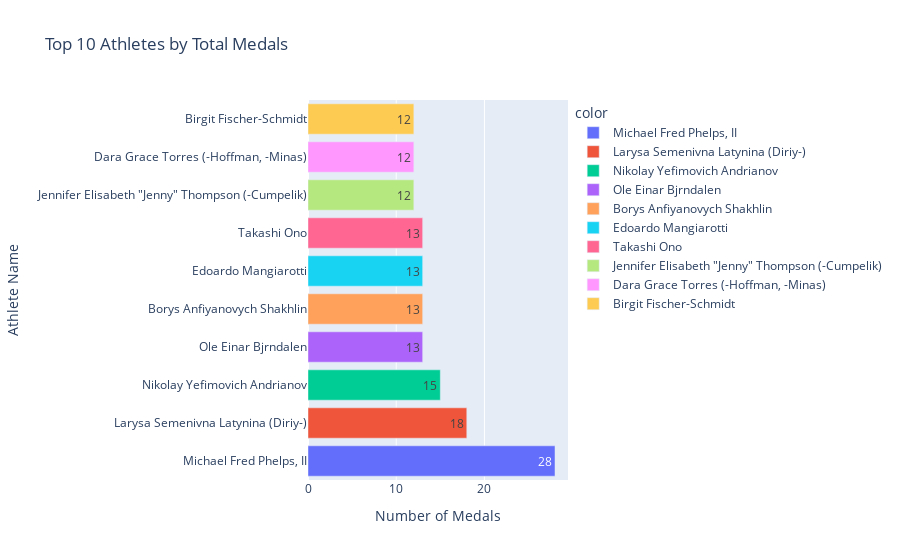
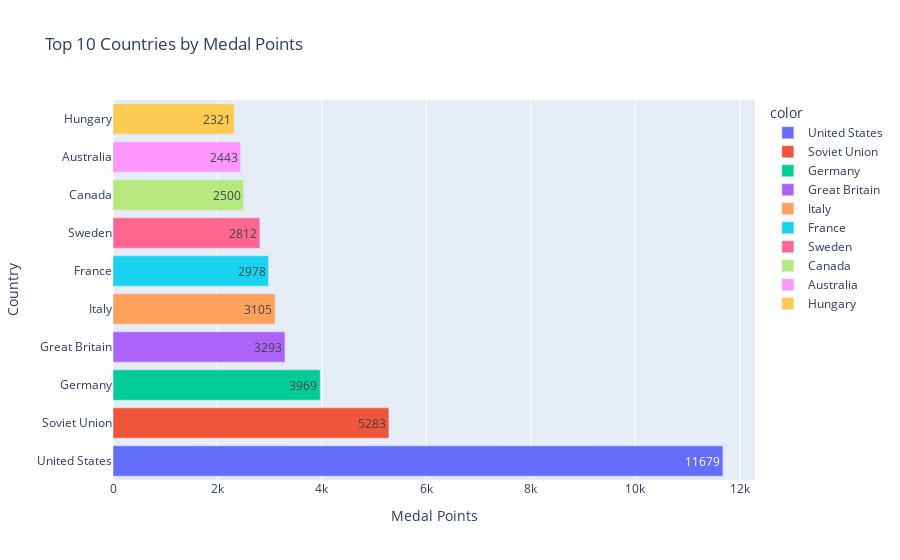
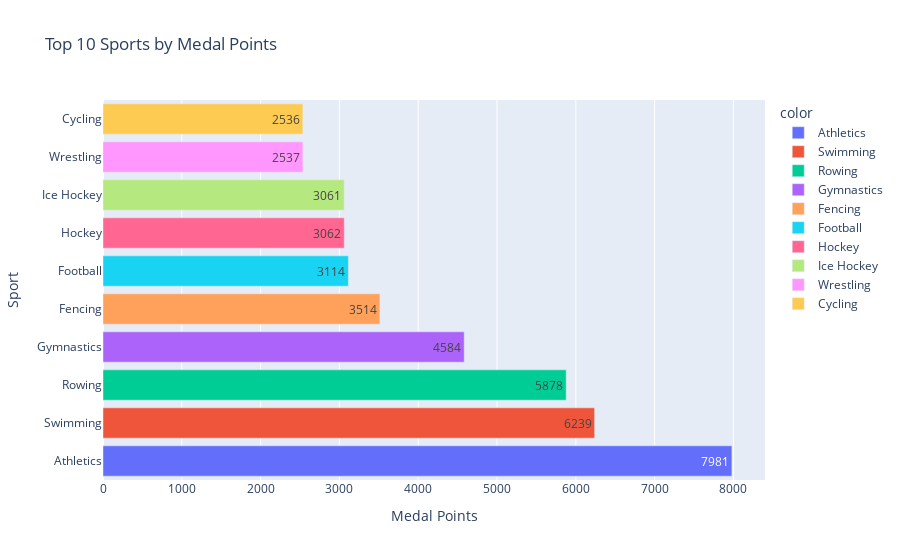
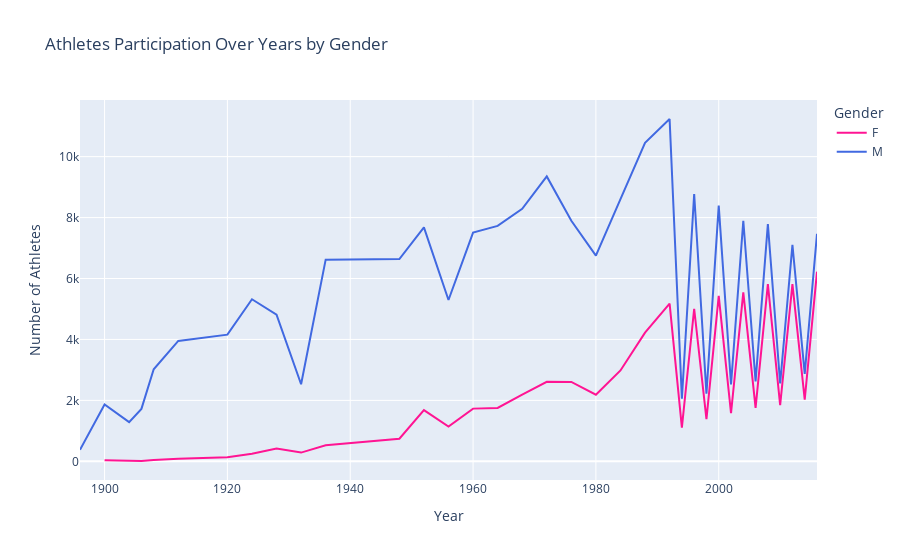

Source (notebook cell) for these figures, in order:
### Code cell
# ===========================
# IMPORT LIBRARIES
# ===========================

import pandas as pd
import plotly.express as px

# ===========================
# 1️) LOAD CLEANED DATASET
# ===========================

file_path = r"E:\data\athlete_events.csv"   # my ecxel file path 
df = pd.read_csv(file_path)                 # data frame -> df is like an Excel sheet inside Python

df = df.drop_duplicates().copy()            # removes repeated rows and craetes a 

df['Age'] = df['Age'].fillna(df['Age'].median())     # finds the missing values and replaces them with median age
df['Height'] = df['Height'].fillna(df['Height'].median())   # missing height to median height
df['Weight'] = df['Weight'].fillna(df['Weight'].median())   # missing weight to median weight
df['Medal'] = df['Medal'].fillna("None")                    # replaces the missing medals to None

# ===========================
# 2️) CREATE HELPER COLUMNS
# ===========================
                                    # here comaprison of ages is done 
def age_group(age):
    if age < 18:
        return "Teen"
    elif age <= 25:
        return "Young"
    elif age <= 30:
        return "Prime"
    elif age <= 40:
        return "Experienced"
    else:
        return "Veteran"

df['Age_Group'] = df['Age'].apply(age_group)        # creates column Age_group

medal_points = {'Gold': 3, 'Silver': 2, 'Bronze': 1, 'None': 0}   # dictionary mapping converting medals to numeric scores to calculate after
df['Medal_Points'] = df['Medal'].map(medal_points)

# ===========================
# 3️) TOP 10 ATHLETES BY MEDALS
# ===========================

athlete_medals = (
    df[df['Medal'] != 'None']      # Filters only medal winners
    .groupby('Name')['Medal']      # Groups data by athlete name
    .count()                       # Counts number of medals per athlete
    .sort_values(ascending=False)  # Sorts from highest to lowest
    .head(10)                      #Selects top 10 athletes
)

fig_athletes = px.bar(            # craetes horizontal bar graphh
    x=athlete_medals.values,
    y=athlete_medals.index,
    orientation='h',
    color=athlete_medals.index,    # uses different colors
    title="Top 10 Athletes by Total Medals",
    labels={'x': 'Number of Medals', 'y': 'Athlete Name'},
    text=athlete_medals.values      # shows text on bar graph
)
fig_athletes.show()       # displays the interactive chart

# the code or statement after these are worked similar the above ones

# ===========================
# 4️) TOP 10 COUNTRIES BY MEDAL POINTS
# ===========================

country_medals = (
    df[df['Medal'] != 'None']
    .groupby('Team')['Medal_Points']
    .sum()
    .sort_values(ascending=False)
    .head(10)
)

fig_countries = px.bar(
    x=country_medals.values,
    y=country_medals.index,
    orientation='h',
    color=country_medals.index,
    title="Top 10 Countries by Medal Points",
    labels={'x': 'Medal Points', 'y': 'Country'},
    text=country_medals.values
)
fig_countries.show()

# ===========================
# 5️) TOP 10 SPORTS BY MEDAL POINTS
# ===========================

sport_medals = (
    df[df['Medal'] != 'None']
    .groupby('Sport')['Medal_Points']
    .sum()
    .sort_values(ascending=False)
    .head(10)
)

fig_sports = px.bar(
    x=sport_medals.values,
    y=sport_medals.index,
    orientation='h',
    color=sport_medals.index,
    title="Top 10 Sports by Medal Points",
    labels={'x': 'Medal Points', 'y': 'Sport'},
    text=sport_medals.values
)
fig_sports.show()

# ===========================
# 6️) GENDER PARTICIPATION OVER YEARS
# ===========================

gender_year = (
    df.pivot_table(
        index='Year',
        columns='Sex',
        values='Name',
        aggfunc='count'
    )
    .reset_index()
)

fig_gender = px.line(
    gender_year,
    x='Year',
    y=['F', 'M'],
    title="Athletes Participation Over Years by Gender",
    labels={'value': 'Number of Athletes', 'variable': 'Gender'},
    color_discrete_map={
        'F': 'deeppink',
        'M': 'royalblue'
    }
)
fig_gender.show()

# ===========================
# 7️) AGE GROUP MEDAL POINTS
# ===========================

age_medals = (
    df[df['Medal'] != 'None']
    .groupby('Age_Group')['Medal_Points']
    .sum()
    .sort_index()
)

fig_age = px.bar(
    x=age_medals.index,
    y=age_medals.values,
    color=age_medals.index,
    title="Medal Points by Age Group",
    labels={'x': 'Age Group', 'y': 'Medal Points'},
    text=age_medals.values
)
fig_age.show()

# ===========================
# 8️) TOP 10 OLYMPIC CITIES BY MEDAL POINTS
# ===========================

city_medals = (
    df[df['Medal'] != 'None']
    .groupby('City')['Medal_Points']
    .sum()
    .sort_values(ascending=False)
    .head(10)
)

fig_city = px.bar(
    x=city_medals.values,
    y=city_medals.index,
    orientation='h',
    color=city_medals.index,
    title="Top 10 Olympic Cities by Medal Points",
    labels={'x': 'Medal Points', 'y': 'City'},
    text=city_medals.values
)
fig_city.show()

### Figure 1 — Plotly figure (JSON) as saved in the notebook; plotly's stock layout.template omitted (floating-point values rounded to 4 significant figures)
{"data": [{"hovertemplate": "color=Michael Fred Phelps, II<br>Number of Medals=%{x}<br>Athlete Name=%{y}<br>text=%{text}<extra></extra>", "legendgroup": "Michael Fred Phelps, II", "marker": {"color": "#636efa", "pattern": {"shape": ""}}, "name": "Michael Fred Phelps, II", "orientation": "h", "showlegend": true, "text": [28.0], "textposition": "auto", "type": "bar", "x": [28], "xaxis": "x", "y": ["Michael Fred Phelps, II"], "yaxis": "y"}, {"hovertemplate": "color=Larysa Semenivna Latynina (Diriy-)<br>Number of Medals=%{x}<br>Athlete Name=%{y}<br>text=%{text}<extra></extra>", "legendgroup": "Larysa Semenivna Latynina (Diriy-)", "marker": {"color": "#EF553B", "pattern": {"shape": ""}}, "name": "Larysa Semenivna Latynina (Diriy-)", "orientation": "h", "showlegend": true, "text": [18.0], "textposition": "auto", "type": "bar", "x": [18], "xaxis": "x", "y": ["Larysa Semenivna Latynina (Diriy-)"], "yaxis": "y"}, {"hovertemplate": "color=Nikolay Yefimovich Andrianov<br>Number of Medals=%{x}<br>Athlete Name=%{y}<br>text=%{text}<extra></extra>", "legendgroup": "Nikolay Yefimovich Andrianov", "marker": {"color": "#00cc96", "pattern": {"shape": ""}}, "name": "Nikolay Yefimovich Andrianov", "orientation": "h", "showlegend": true, "text": [15.0], "textposition": "auto", "type": "bar", "x": [15], "xaxis": "x", "y": ["Nikolay Yefimovich Andrianov"], "yaxis": "y"}, {"hovertemplate": "color=Ole Einar Bjrndalen<br>Number of Medals=%{x}<br>Athlete Name=%{y}<br>text=%{text}<extra></extra>", "legendgroup": "Ole Einar Bjrndalen", "marker": {"color": "#ab63fa", "pattern": {"shape": ""}}, "name": "Ole Einar Bjrndalen", "orientation": "h", "showlegend": true, "text": [13.0], "textposition": "auto", "type": "bar", "x": [13], "xaxis": "x", "y": ["Ole Einar Bjrndalen"], "yaxis": "y"}, {"hovertemplate": "color=Borys Anfiyanovych Shakhlin<br>Number of Medals=%{x}<br>Athlete Name=%{y}<br>text=%{text}<extra></extra>", "legendgroup": "Borys Anfiyanovych Shakhlin", "marker": {"color": "#FFA15A", "pattern": {"shape": ""}}, "name": "Borys Anfiyanovych Shakhlin", "orientation": "h", "showlegend": true, "text": [13.0], "textposition": "auto", "type": "bar", "x": [13], "xaxis": "x", "y": ["Borys Anfiyanovych Shakhlin"], "yaxis": "y"}, {"hovertemplate": "color=Edoardo Mangiarotti<br>Number of Medals=%{x}<br>Athlete Name=%{y}<br>text=%{text}<extra></extra>", "legendgroup": "Edoardo Mangiarotti", "marker": {"color": "#19d3f3", "pattern": {"shape": ""}}, "name": "Edoardo Mangiarotti", "orientation": "h", "showlegend": true, "text": [13.0], "textposition": "auto", "type": "bar", "x": [13], "xaxis": "x", "y": ["Edoardo Mangiarotti"], "yaxis": "y"}, {"hovertemplate": "color=Takashi Ono<br>Number of Medals=%{x}<br>Athlete Name=%{y}<br>text=%{text}<extra></extra>", "legendgroup": "Takashi Ono", "marker": {"color": "#FF6692", "pattern": {"shape": ""}}, "name": "Takashi Ono", "orientation": "h", "showlegend": true, "text": [13.0], "textposition": "auto", "type": "bar", "x": [13], "xaxis": "x", "y": ["Takashi Ono"], "yaxis": "y"}, {"hovertemplate": "color=Jennifer Elisabeth \"Jenny\" Thompson (-Cumpelik)<br>Number of Medals=%{x}<br>Athlete Name=%{y}<br>text=%{text}<extra></extra>", "legendgroup": "Jennifer Elisabeth \"Jenny\" Thompson (-Cumpelik)", "marker": {"color": "#B6E880", "pattern": {"shape": ""}}, "name": "Jennifer Elisabeth \"Jenny\" Thompson (-Cumpelik)", "orientation": "h", "showlegend": true, "text": [12.0], "textposition": "auto", "type": "bar", "x": [12], "xaxis": "x", "y": ["Jennifer Elisabeth \"Jenny\" Thompson (-Cumpelik)"], "yaxis": "y"}, {"hovertemplate": "color=Dara Grace Torres (-Hoffman, -Minas)<br>Number of Medals=%{x}<br>Athlete Name=%{y}<br>text=%{text}<extra></extra>", "legendgroup": "Dara Grace Torres (-Hoffman, -Minas)", "marker": {"color": "#FF97FF", "pattern": {"shape": ""}}, "name": "Dara Grace Torres (-Hoffman, -Minas)", "orientation": "h", "showlegend": true, "text": [12.0], "textposition": "auto", "type": "bar", "x": [12], "xaxis": "x", "y": ["Dara Grace Torres (-Hoffman, -Minas)"], "yaxis": "y"}, {"hovertemplate": "color=Birgit Fischer-Schmidt<br>Number of Medals=%{x}<br>Athlete Name=%{y}<br>text=%{text}<extra></extra>", "legendgroup": "Birgit Fischer-Schmidt", "marker": {"color": "#FECB52", "pattern": {"shape": ""}}, "name": "Birgit Fischer-Schmidt", "orientation": "h", "showlegend": true, "text": [12.0], "textposition": "auto", "type": "bar", "x": [12], "xaxis": "x", "y": ["Birgit Fischer-Schmidt"], "yaxis": "y"}], "layout": {"barmode": "relative", "legend": {"title": {"text": "color"}, "tracegroupgap": 0}, "title": {"text": "Top 10 Athletes by Total Medals"}, "xaxis": {"anchor": "y", "domain": [0, 1], "title": {"text": "Number of Medals"}}, "yaxis": {"anchor": "x", "domain": [0, 1], "title": {"text": "Athlete Name"}}}}

### Figure 2 — Plotly figure (JSON) as saved in the notebook; plotly's stock layout.template omitted (floating-point values rounded to 4 significant figures)
{"data": [{"hovertemplate": "color=United States<br>Medal Points=%{x}<br>Country=%{y}<br>text=%{text}<extra></extra>", "legendgroup": "United States", "marker": {"color": "#636efa", "pattern": {"shape": ""}}, "name": "United States", "orientation": "h", "showlegend": true, "text": [11680.0], "textposition": "auto", "type": "bar", "x": [11679], "xaxis": "x", "y": ["United States"], "yaxis": "y"}, {"hovertemplate": "color=Soviet Union<br>Medal Points=%{x}<br>Country=%{y}<br>text=%{text}<extra></extra>", "legendgroup": "Soviet Union", "marker": {"color": "#EF553B", "pattern": {"shape": ""}}, "name": "Soviet Union", "orientation": "h", "showlegend": true, "text": [5283.0], "textposition": "auto", "type": "bar", "x": [5283], "xaxis": "x", "y": ["Soviet Union"], "yaxis": "y"}, {"hovertemplate": "color=Germany<br>Medal Points=%{x}<br>Country=%{y}<br>text=%{text}<extra></extra>", "legendgroup": "Germany", "marker": {"color": "#00cc96", "pattern": {"shape": ""}}, "name": "Germany", "orientation": "h", "showlegend": true, "text": [3969.0], "textposition": "auto", "type": "bar", "x": [3969], "xaxis": "x", "y": ["Germany"], "yaxis": "y"}, {"hovertemplate": "color=Great Britain<br>Medal Points=%{x}<br>Country=%{y}<br>text=%{text}<extra></extra>", "legendgroup": "Great Britain", "marker": {"color": "#ab63fa", "pattern": {"shape": ""}}, "name": "Great Britain", "orientation": "h", "showlegend": true, "text": [3293.0], "textposition": "auto", "type": "bar", "x": [3293], "xaxis": "x", "y": ["Great Britain"], "yaxis": "y"}, {"hovertemplate": "color=Italy<br>Medal Points=%{x}<br>Country=%{y}<br>text=%{text}<extra></extra>", "legendgroup": "Italy", "marker": {"color": "#FFA15A", "pattern": {"shape": ""}}, "name": "Italy", "orientation": "h", "showlegend": true, "text": [3105.0], "textposition": "auto", "type": "bar", "x": [3105], "xaxis": "x", "y": ["Italy"], "yaxis": "y"}, {"hovertemplate": "color=France<br>Medal Points=%{x}<br>Country=%{y}<br>text=%{text}<extra></extra>", "legendgroup": "France", "marker": {"color": "#19d3f3", "pattern": {"shape": ""}}, "name": "France", "orientation": "h", "showlegend": true, "text": [2978.0], "textposition": "auto", "type": "bar", "x": [2978], "xaxis": "x", "y": ["France"], "yaxis": "y"}, {"hovertemplate": "color=Sweden<br>Medal Points=%{x}<br>Country=%{y}<br>text=%{text}<extra></extra>", "legendgroup": "Sweden", "marker": {"color": "#FF6692", "pattern": {"shape": ""}}, "name": "Sweden", "orientation": "h", "showlegend": true, "text": [2812.0], "textposition": "auto", "type": "bar", "x": [2812], "xaxis": "x", "y": ["Sweden"], "yaxis": "y"}, {"hovertemplate": "color=Canada<br>Medal Points=%{x}<br>Country=%{y}<br>text=%{text}<extra></extra>", "legendgroup": "Canada", "marker": {"color": "#B6E880", "pattern": {"shape": ""}}, "name": "Canada", "orientation": "h", "showlegend": true, "text": [2500.0], "textposition": "auto", "type": "bar", "x": [2500], "xaxis": "x", "y": ["Canada"], "yaxis": "y"}, {"hovertemplate": "color=Australia<br>Medal Points=%{x}<br>Country=%{y}<br>text=%{text}<extra></extra>", "legendgroup": "Australia", "marker": {"color": "#FF97FF", "pattern": {"shape": ""}}, "name": "Australia", "orientation": "h", "showlegend": true, "text": [2443.0], "textposition": "auto", "type": "bar", "x": [2443], "xaxis": "x", "y": ["Australia"], "yaxis": "y"}, {"hovertemplate": "color=Hungary<br>Medal Points=%{x}<br>Country=%{y}<br>text=%{text}<extra></extra>", "legendgroup": "Hungary", "marker": {"color": "#FECB52", "pattern": {"shape": ""}}, "name": "Hungary", "orientation": "h", "showlegend": true, "text": [2321.0], "textposition": "auto", "type": "bar", "x": [2321], "xaxis": "x", "y": ["Hungary"], "yaxis": "y"}], "layout": {"barmode": "relative", "legend": {"title": {"text": "color"}, "tracegroupgap": 0}, "title": {"text": "Top 10 Countries by Medal Points"}, "xaxis": {"anchor": "y", "domain": [0, 1], "title": {"text": "Medal Points"}}, "yaxis": {"anchor": "x", "domain": [0, 1], "title": {"text": "Country"}}}}

### Figure 3 — Plotly figure (JSON) as saved in the notebook; plotly's stock layout.template omitted (floating-point values rounded to 4 significant figures)
{"data": [{"hovertemplate": "color=Athletics<br>Medal Points=%{x}<br>Sport=%{y}<br>text=%{text}<extra></extra>", "legendgroup": "Athletics", "marker": {"color": "#636efa", "pattern": {"shape": ""}}, "name": "Athletics", "orientation": "h", "showlegend": true, "text": [7981.0], "textposition": "auto", "type": "bar", "x": [7981], "xaxis": "x", "y": ["Athletics"], "yaxis": "y"}, {"hovertemplate": "color=Swimming<br>Medal Points=%{x}<br>Sport=%{y}<br>text=%{text}<extra></extra>", "legendgroup": "Swimming", "marker": {"color": "#EF553B", "pattern": {"shape": ""}}, "name": "Swimming", "orientation": "h", "showlegend": true, "text": [6239.0], "textposition": "auto", "type": "bar", "x": [6239], "xaxis": "x", "y": ["Swimming"], "yaxis": "y"}, {"hovertemplate": "color=Rowing<br>Medal Points=%{x}<br>Sport=%{y}<br>text=%{text}<extra></extra>", "legendgroup": "Rowing", "marker": {"color": "#00cc96", "pattern": {"shape": ""}}, "name": "Rowing", "orientation": "h", "showlegend": true, "text": [5878.0], "textposition": "auto", "type": "bar", "x": [5878], "xaxis": "x", "y": ["Rowing"], "yaxis": "y"}, {"hovertemplate": "color=Gymnastics<br>Medal Points=%{x}<br>Sport=%{y}<br>text=%{text}<extra></extra>", "legendgroup": "Gymnastics", "marker": {"color": "#ab63fa", "pattern": {"shape": ""}}, "name": "Gymnastics", "orientation": "h", "showlegend": true, "text": [4584.0], "textposition": "auto", "type": "bar", "x": [4584], "xaxis": "x", "y": ["Gymnastics"], "yaxis": "y"}, {"hovertemplate": "color=Fencing<br>Medal Points=%{x}<br>Sport=%{y}<br>text=%{text}<extra></extra>", "legendgroup": "Fencing", "marker": {"color": "#FFA15A", "pattern": {"shape": ""}}, "name": "Fencing", "orientation": "h", "showlegend": true, "text": [3514.0], "textposition": "auto", "type": "bar", "x": [3514], "xaxis": "x", "y": ["Fencing"], "yaxis": "y"}, {"hovertemplate": "color=Football<br>Medal Points=%{x}<br>Sport=%{y}<br>text=%{text}<extra></extra>", "legendgroup": "Football", "marker": {"color": "#19d3f3", "pattern": {"shape": ""}}, "name": "Football", "orientation": "h", "showlegend": true, "text": [3114.0], "textposition": "auto", "type": "bar", "x": [3114], "xaxis": "x", "y": ["Football"], "yaxis": "y"}, {"hovertemplate": "color=Hockey<br>Medal Points=%{x}<br>Sport=%{y}<br>text=%{text}<extra></extra>", "legendgroup": "Hockey", "marker": {"color": "#FF6692", "pattern": {"shape": ""}}, "name": "Hockey", "orientation": "h", "showlegend": true, "text": [3062.0], "textposition": "auto", "type": "bar", "x": [3062], "xaxis": "x", "y": ["Hockey"], "yaxis": "y"}, {"hovertemplate": "color=Ice Hockey<br>Medal Points=%{x}<br>Sport=%{y}<br>text=%{text}<extra></extra>", "legendgroup": "Ice Hockey", "marker": {"color": "#B6E880", "pattern": {"shape": ""}}, "name": "Ice Hockey", "orientation": "h", "showlegend": true, "text": [3061.0], "textposition": "auto", "type": "bar", "x": [3061], "xaxis": "x", "y": ["Ice Hockey"], "yaxis": "y"}, {"hovertemplate": "color=Wrestling<br>Medal Points=%{x}<br>Sport=%{y}<br>text=%{text}<extra></extra>", "legendgroup": "Wrestling", "marker": {"color": "#FF97FF", "pattern": {"shape": ""}}, "name": "Wrestling", "orientation": "h", "showlegend": true, "text": [2537.0], "textposition": "auto", "type": "bar", "x": [2537], "xaxis": "x", "y": ["Wrestling"], "yaxis": "y"}, {"hovertemplate": "color=Cycling<br>Medal Points=%{x}<br>Sport=%{y}<br>text=%{text}<extra></extra>", "legendgroup": "Cycling", "marker": {"color": "#FECB52", "pattern": {"shape": ""}}, "name": "Cycling", "orientation": "h", "showlegend": true, "text": [2536.0], "textposition": "auto", "type": "bar", "x": [2536], "xaxis": "x", "y": ["Cycling"], "yaxis": "y"}], "layout": {"barmode": "relative", "legend": {"title": {"text": "color"}, "tracegroupgap": 0}, "title": {"text": "Top 10 Sports by Medal Points"}, "xaxis": {"anchor": "y", "domain": [0, 1], "title": {"text": "Medal Points"}}, "yaxis": {"anchor": "x", "domain": [0, 1], "title": {"text": "Sport"}}}}

### Figure 4 — Plotly figure (JSON) as saved in the notebook; plotly's stock layout.template omitted (floating-point values rounded to 4 significant figures)
{"data": [{"hovertemplate": "Gender=F<br>Year=%{x}<br>Number of Athletes=%{y}<extra></extra>", "legendgroup": "F", "line": {"color": "deeppink", "dash": "solid"}, "marker": {"symbol": "circle"}, "mode": "lines", "name": "F", "orientation": "v", "showlegend": true, "type": "scatter", "x": [1896, 1900, 1904, 1906, 1908, 1912, 1920, 1924, 1928, 1932, 1936, 1948, 1952, 1956, 1960, 1964, 1968, 1972, 1976, 1980, 1984, 1988, 1992, 1994, 1996, 1998, 2000, 2002, 2004, 2006, 2008, 2010, 2012, 2014, 2016], "xaxis": "x", "y": [NaN, 33.0, 16.0, 11.0, 47.0, 87.0, 134.0, 251.0, 424.0, 287.0, 528.0, 743.0, 1682.0, 1139.0, 1730.0, 1752.0, 2193.0, 2608.0, 2606.0, 2186.0, 2983.0, 4223.0, 5178.0, 1105.0, 5008.0, 1384.0, 5431.0, 1582.0, 5546.0, 1757.0, 5816.0, 1847.0, 5815.0, 2023.0, 6223.0], "yaxis": "y"}, {"hovertemplate": "Gender=M<br>Year=%{x}<br>Number of Athletes=%{y}<extra></extra>", "legendgroup": "M", "line": {"color": "royalblue", "dash": "solid"}, "marker": {"symbol": "circle"}, "mode": "lines", "name": "M", "orientation": "v", "showlegend": true, "type": "scatter", "x": [1896, 1900, 1904, 1906, 1908, 1912, 1920, 1924, 1928, 1932, 1936, 1948, 1952, 1956, 1960, 1964, 1968, 1972, 1976, 1980, 1984, 1988, 1992, 1994, 1996, 1998, 2000, 2002, 2004, 2006, 2008, 2010, 2012, 2014, 2016], "xaxis": "x", "y": [380.0, 1865.0, 1285.0, 1722.0, 3022.0, 3953.0, 4158.0, 5319.0, 4814.0, 2530.0, 6618.0, 6640.0, 7676.0, 5295.0, 7505.0, 7728.0, 8286.0, 9351.0, 7896.0, 6751.0, 8605.0, 10450.0, 11240.0, 2055.0, 8772.0, 2221.0, 8390.0, 2527.0, 7897.0, 2625.0, 7786.0, 2555.0, 7105.0, 2868.0, 7465.0], "yaxis": "y"}], "layout": {"legend": {"title": {"text": "Gender"}, "tracegroupgap": 0}, "title": {"text": "Athletes Participation Over Years by Gender"}, "xaxis": {"anchor": "y", "domain": [0, 1], "title": {"text": "Year"}}, "yaxis": {"anchor": "x", "domain": [0, 1], "title": {"text": "Number of Athletes"}}}}
